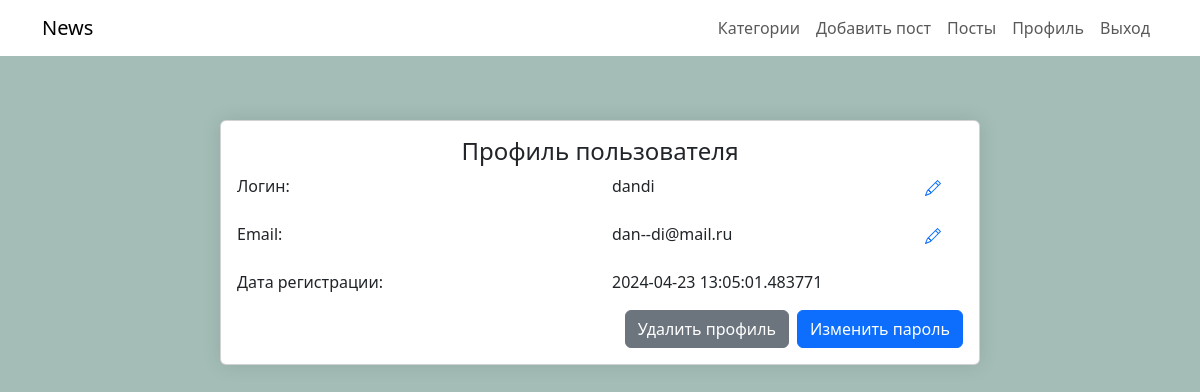
/admin/profile (signed in), run on an earlier commit of the app's database.
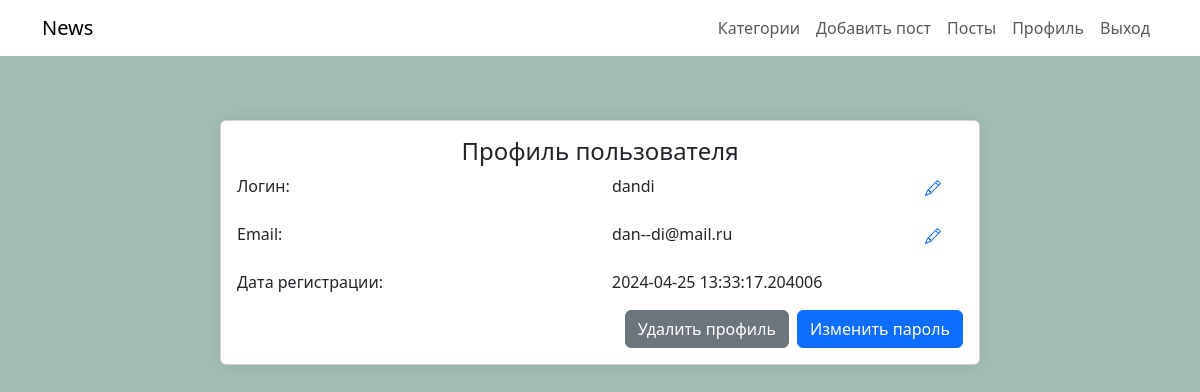
And on a later commit of the database.
### models.py (models this page shows, shortened)
class User(UserMixin, db.Model):
    id = db.Column(db.Integer, primary_key=True)
    username = db.Column(db.String(50), unique=True)
    email = db.Column(db.String(50), unique=True)
    psw = db.Column(db.String(500), nullable=False)
    date = db.Column(db.DateTime, default=datetime.now())
    posts = db.relationship('Post', backref='user', cascade='all, delete')

### adminpanel/admin.py (the view)
@admin.route("/")
@admin.route("/profile")
@login_required
def profile():
    form_u = EditUsernameForm()
    form_e = EditEmailForm()
    form_p = EditPasswordForm()
    return render_template("adminPanel/profile.html",
                           menu=menu, form_u=form_u, form_e=form_e, form_p=form_p, title='Авторизация')

### main.py (called while the page is built)
@login.user_loader
def load_user(user_id):
    return db.session.get(User, user_id)

### adminpanel/templates/adminpanel/profile.html (shortened to what this page needs)
{% extends 'adminpanel/base.html' %}
{% block content %}
    <div class="news-container">
        <div class="card m-auto">
            <div class="card-body">
                <h4 class="card-title  text-center">Профиль пользователя</h4>
                <div class="row mt-2">
                    <div class="col-6">
                        <p>Логин:</p>
                    </div>
                    <div class="col-5" style="cursor: pointer;" onclick='link_login.click()'>
                        <p>{{current_user.username}}</p>
                    </div>
                    <div class="col-1">
                        <a class="edit" href="" data-bs-toggle="modal" id="link_login" data-bs-target="#LoginModal">
                        </a>
                    </div>
                </div>
                <div class="row mt-2">
                    <div class="col-6">
                        <p>Email:</p>
                    </div>
                    <div class="col-5" style="cursor: pointer;" onclick='link_email.click()'>
                        <p>{{current_user.email}}</p>
                    </div>
                     <div class="col-1">
                        <a class="edit" href="" data-bs-toggle="modal" id="link_email" data-bs-target="#EmailModal">
                        </a>
                    </div>
                </div>
                <div class="row mt-2">
                    <div class="col-md-6">
                        <p>Дата регистрации:</p>
                    </div>
                    <div class="col-md-6">
                        <p>{{current_user.date}}</p>
                    </div>
                </div>
                <div class="d-grid gap-2 d-md-flex justify-content-md-end">
                <button type="button" class="btn btn-secondary" data-bs-toggle="modal" data-bs-target="#DeleteModal">Удалить профиль</button>
                <button type="button" class="btn btn-primary profile-button" data-bs-toggle="modal" data-bs-target="#PasswordModal">Изменить пароль</button>
                </div>
            </div>
        </div>
    </div>
{% endblock %}

### adminpanel/templates/adminpanel/base.html (shortened to what this page needs)
<!DOCTYPE html>
<html lang="ru">
<head>
    <link type="text/css" href="{{ url_for('adminPanel.static', filename='/css/style.css') }}" rel="stylesheet">
     <link href="https://cdn.jsdelivr.net/npm/bootstrap@5.3.0-alpha1/dist/css/bootstrap.min.css" rel="stylesheet">
</head>
<body>
  <nav class="navbar navbar-expand-lg navbar-light fixed-top">
    <div class="container">
      <a class="navbar-brand" href="{{url_for('index')}}">News</a>
      <div class="collapse navbar-collapse justify-content-end" id="navbarNav">
        <ul class="navbar-nav">
          {%for elem in menu%}
          <li class="nav-item">
            <a class="nav-link" href="{{url_for(elem.url)}}">{{elem.name}}</a>
          </li>
          {%endfor%}
          <li class="nav-item">
            <a class="nav-link" href="{{url_for('authorize.logout')}}">Выход</a>
          </li>
        </ul>
      </div>
    </div>
  </nav>
{% block content %}
{% endblock %}
</body>
</html>

### adminpanel/static/css/style.css (style rules this page uses)
body { background-color: #a4bdb7 !important; color: #000; }
.navbar { background-color: #fff; }
.news-container { max-width: 800px; margin: 0 auto; margin-top:100px; padding: 20px; }
.card { box-shadow: 0 0 20px rgba(0,0,0,0.1); }

What changed in the data, as far as the page shows it:
changed User "dandi": date "2024-04-23 13:05:01.483771" → "2024-04-25 13:33:17.204006"
